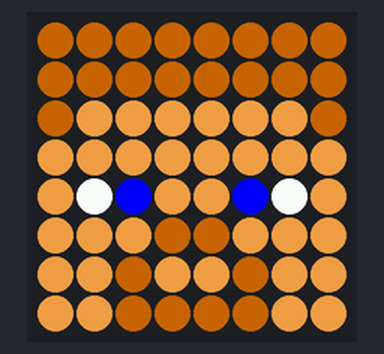
The program below on a simulated Raspberry Pi (BCM pin numbers) with a Sense HAT. Shown: the Sense HAT's 8×8 RGB LED matrix. At 0.0 s the program stops and its outputs stay as they are.

Above: at 0.1 s.

The program:

sensor_hat.py
```python
from sense_hat import SenseHat
from time import sleep
from random import randint

sense = SenseHat()
# Define some colours
B = (102, 51, 0)
b = (0, 0, 255)
S = (205,133,63)
W = (255, 255, 255)

# Set up where each colour will display
steve_pixels = [
    B, B, B, B, B, B, B, B,
    B, B, B, B, B, B, B, B,
    B, S, S, S, S, S, S, B,
    S, S, S, S, S, S, S, S,
    S, W, b, S, S, b, W, S,
    S, S, S, B, B, S, S, S,
    S, S, B, S, S, B, S, S,
    S, S, B, B, B, B, S, S
]

# Display these colours on the LED matrix
sense.set_pixels(steve_pixels)
```
